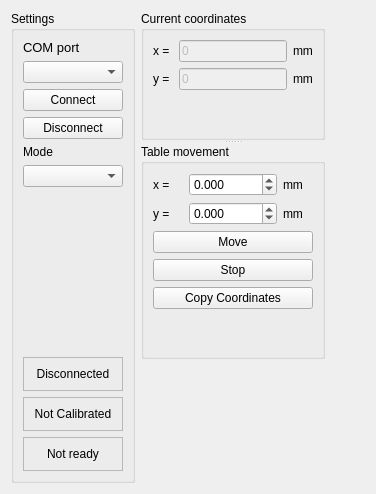
      <widget class="QWidget" name="TabMotor">
       <attribute name="title">
        <string>Motor Control</string>
       </attribute>
       <layout class="QGridLayout" name="gridLayout_42">
        <item row="0" column="3">
         <spacer name="horizontalSpacer">
          <property name="orientation">
           <enum>Qt::Horizontal</enum>
          </property>
          <property name="sizeHint" stdset="0">
           <size>
            <width>40</width>
            <height>20</height>
           </size>
          </property>
         </spacer>
        </item>
        <item row="0" column="0" rowspan="2">
         <widget class="QGroupBox" name="groupBox_6">
          <property name="title">
           <string>Settings</string>
          </property>
          <layout class="QGridLayout" name="gridLayout_7">
           <item row="7" column="0">
            <widget class="QFrame" name="BoxTableCOM">
             <property name="minimumSize">
              <size>
               <width>0</width>
               <height>20</height>
              </size>
             </property>
             <property name="autoFillBackground">
              <bool>false</bool>
             </property>
             <property name="frameShape">
              <enum>QFrame::StyledPanel</enum>
             </property>
             <property name="frameShadow">
              <enum>QFrame::Sunken</enum>
             </property>
             <layout class="QGridLayout" name="gridLayout_39">
              <item row="0" column="0">
               <widget class="QLabel" name="LabelCOM">
                <property name="text">
                 <string>Disconnected</string>
                </property>
                <property name="alignment">
                 <set>Qt::AlignCenter</set>
                </property>
               </widget>
              </item>
             </layout>
            </widget>
           </item>
           <item row="9" column="0">
            <widget class="QFrame" name="BoxTableLimits">
             <property name="minimumSize">
              <size>
               <width>0</width>
               <height>20</height>
              </size>
             </property>
             <property name="frameShape">
              <enum>QFrame::StyledPanel</enum>
             </property>
             <property name="frameShadow">
              <enum>QFrame::Sunken</enum>
             </property>
             <layout class="QGridLayout" name="gridLayout_41">
              <item row="0" column="0">
               <widget class="QLabel" name="LabelREF">
                <property name="text">
                 <string>Not Calibrated</string>
                </property>
                <property name="alignment">
                 <set>Qt::AlignCenter</set>
                </property>
               </widget>
              </item>
             </layout>
            </widget>
           </item>
           <item row="6" column="0">
            <spacer name="verticalSpacer_3">
             <property name="orientation">
              <enum>Qt::Vertical</enum>
             </property>
             <property name="sizeHint" stdset="0">
              <size>
               <width>20</width>
               <height>40</height>
              </size>
             </property>
            </spacer>
           </item>
           <item row="4" column="0">
            <widget class="QLabel" name="label_2">
             <property name="text">
              <string>Mode</string>
             </property>
            </widget>
           </item>
           <item row="0" column="0">
            <widget class="QLabel" name="Label_COMPort">
             <property name="font">
              <font>
               <pointsize>10</pointsize>
              </font>
             </property>
             <property name="text">
              <string>COM port</string>
             </property>
            </widget>
           </item>
           <item row="1" column="0">
            <widget class="QComboBox" name="QComboBox_ListOfPorts">
             <property name="enabled">
              <bool>true</bool>
             </property>
            </widget>
           </item>
           <item row="2" column="0">
            <widget class="QPushButton" name="Button_MotorInit">
             <property name="text">
              <string>Connect</string>
             </property>
            </widget>
           </item>
           <item row="3" column="0">
            <widget class="QPushButton" name="Button_MotorDisconnect">
             <property name="text">
              <string>Disconnect</string>
             </property>
            </widget>
           </item>
           <item row="5" column="0">
            <widget class="QComboBox" name="CBoxABSREL">
             <property name="minimumSize">
              <size>
               <width>100</width>
               <height>0</height>
              </size>
             </property>
             <property name="currentText">
              <string/>
             </property>
            </widget>
           </item>
           <item row="10" column="0">
            <widget class="QFrame" name="BoxTableInit">
             <property name="minimumSize">
              <size>
               <width>0</width>
               <height>20</height>
              </size>
             </property>
             <property name="frameShape">
              <enum>QFrame::StyledPanel</enum>
             </property>
             <property name="frameShadow">
              <enum>QFrame::Sunken</enum>
             </property>
             <layout class="QGridLayout" name="gridLayout_40">
              <item row="0" column="0">
               <widget class="QLabel" name="LabelINIT">
                <property name="text">
                 <string>Not ready</string>
                </property>
                <property name="alignment">
                 <set>Qt::AlignCenter</set>
                </property>
               </widget>
              </item>
             </layout>
            </widget>
           </item>
          </layout>
         </widget>
        </item>
        <item row="0" column="1" colspan="2">
         <widget class="QSplitter" name="splitter_3">
          <property name="orientation">
           <enum>Qt::Vertical</enum>
          </property>
          <widget class="QGroupBox" name="groupBox_4">
           <property name="sizePolicy">
            <sizepolicy hsizetype="Maximum" vsizetype="Preferred">
             <horstretch>0</horstretch>
             <verstretch>0</verstretch>
            </sizepolicy>
           </property>
           <property name="title">
            <string>Current coordinates</string>
           </property>
           <layout class="QGridLayout" name="gridLayout_25">
            <item row="0" column="0">
             <layout class="QHBoxLayout" name="horizontalLayout_4">
              <item>
               <widget class="QLabel" name="label_4">
                <property name="text">
                 <string>x = </string>
                </property>
               </widget>
              </item>
              <item>
               <widget class="QLineEdit" name="TablePosX">
                <property name="enabled">
                 <bool>false</bool>
                </property>
                <property name="text">
                 <string>0</string>
                </property>
               </widget>
              </item>
              <item>
               <widget class="QLabel" name="label_66">
                <property name="text">
                 <string>mm</string>
                </property>
               </widget>
              </item>
             </layout>
            </item>
            <item row="1" column="0">
             <layout class="QHBoxLayout" name="horizontalLayout_3">
              <item>
               <widget class="QLabel" name="label_64">
                <property name="text">
                 <string>y = </string>
                </property>
               </widget>
              </item>
              <item>
               <widget class="QLineEdit" name="TablePosY">
                <property name="enabled">
                 <bool>false</bool>
                </property>
                <property name="text">
                 <string>0</string>
                </property>
               </widget>
              </item>
              <item>
               <widget class="QLabel" name="label_65">
                <property name="text">
                 <string>mm</string>
                </property>
               </widget>
              </item>
             </layout>
            </item>
            <item row="2" column="0">
             <spacer name="verticalSpacer_13">
              <property name="orientation">
               <enum>Qt::Vertical</enum>
              </property>
              <property name="sizeHint" stdset="0">
               <size>
                <width>20</width>
                <height>40</height>
               </size>
              </property>
             </spacer>
            </item>
           </layout>
          </widget>
          <widget class="QGroupBox" name="groupBox_13">
           <property name="sizePolicy">
            <sizepolicy hsizetype="Maximum" vsizetype="Preferred">
             <horstretch>0</horstretch>
             <verstretch>0</verstretch>
            </sizepolicy>
           </property>
           <property name="minimumSize">
            <size>
             <width>0</width>
             <height>200</height>
            </size>
           </property>
           <property name="title">
            <string>Table movement</string>
           </property>
           <layout class="QGridLayout" name="gridLayout_34">
            <item row="2" column="0">
             <widget class="QPushButton" name="Button_MoveTable">
              <property name="text">
               <string>Move</string>
              </property>
             </widget>
            </item>
            <item row="3" column="0">
             <widget class="QPushButton" name="Button_StopTable">
              <property name="text">
               <string>Stop</string>
              </property>
             </widget>
            </item>
            <item row="1" column="0">
             <layout class="QHBoxLayout" name="horizontalLayout_7">
              <item>
               <widget class="QLabel" name="label_69">
                <property name="text">
                 <string>y = </string>
                </property>
               </widget>
              </item>
              <item>
               <widget class="QDoubleSpinBox" name="SpinBoxTabley">
                <property name="decimals">
                 <number>3</number>
                </property>
                <property name="minimum">
                 <double>-70000.000000000000000</double>
                </property>
                <property name="maximum">
                 <double>70000.000000000000000</double>
                </property>
                <property name="singleStep">
                 <double>0.100000000000000</double>
                </property>
               </widget>
              </item>
              <item>
               <widget class="QLabel" name="label_70">
                <property name="text">
                 <string>mm</string>
                </property>
               </widget>
              </item>
             </layout>
            </item>
            <item row="5" column="0">
             <spacer name="verticalSpacer_11">
              <property name="orientation">
               <enum>Qt::Vertical</enum>
              </property>
              <property name="sizeHint" stdset="0">
               <size>
                <width>20</width>
                <height>40</height>
               </size>
              </property>
             </spacer>
            </item>
            <item row="0" column="0">
             <layout class="QHBoxLayout" name="horizontalLayout_6">
              <item>
               <widget class="QLabel" name="label_67">
                <property name="text">
                 <string>x = </string>
                </property>
               </widget>
              </item>
              <item>
               <widget class="QDoubleSpinBox" name="SpinBoxTablex">
                <property name="decimals">
                 <number>3</number>
                </property>
                <property name="minimum">
                 <double>-70000.000000000000000</double>
                </property>
                <property name="maximum">
                 <double>70000.000000000000000</double>
                </property>
                <property name="singleStep">
                 <double>0.100000000000000</double>
                </property>
               </widget>
              </item>
              <item>
               <widget class="QLabel" name="label_68">
                <property name="text">
                 <string>mm</string>
                </property>
               </widget>
              </item>
             </layout>
            </item>
            <item row="4" column="0">
             <widget class="QPushButton" name="ButtonCopyCoordinates">
              <property name="text">
               <string>Copy Coordinates</string>
              </property>
             </widget>
            </item>
           </layout>
          </widget>
         </widget>
        </item>
        <item row="1" column="2">
         <spacer name="verticalSpacer_12">
          <property name="orientation">
           <enum>Qt::Vertical</enum>
          </property>
          <property name="sizeHint" stdset="0">
           <size>
            <width>108</width>
            <height>118</height>
           </size>
          </property>
         </spacer>
        </item>
       </layout>
      </widget>
